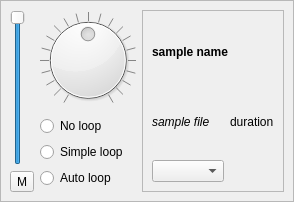
<?xml version="1.0" encoding="UTF-8"?>
<ui version="4.0">
 <class>SampleParams</class>
 <widget class="QWidget" name="SampleParams">
  <property name="geometry">
   <rect>
    <x>0</x>
    <y>0</y>
    <width>294</width>
    <height>202</height>
   </rect>
  </property>
  <property name="windowTitle">
   <string>Form</string>
  </property>
  <layout class="QHBoxLayout" name="horizontalLayout_2">
   <property name="margin">
    <number>0</number>
   </property>
   <item>
    <widget class="QFrame" name="theFrame">
     <property name="focusPolicy">
      <enum>Qt::StrongFocus</enum>
     </property>
     <property name="styleSheet">
      <string notr="true">QFrame:focus {
	background-color: rgb(0, 170, 200);
}</string>
     </property>
     <property name="frameShape">
      <enum>QFrame::StyledPanel</enum>
     </property>
     <property name="frameShadow">
      <enum>QFrame::Raised</enum>
     </property>
     <layout class="QHBoxLayout" name="horizontalLayout">
      <property name="margin">
       <number>9</number>
      </property>
      <item>
       <layout class="QVBoxLayout" name="verticalLayout_2">
        <item>
         <widget class="QSlider" name="volumeSlider">
          <property name="toolTip">
           <string>Volume</string>
          </property>
          <property name="maximum">
           <number>100</number>
          </property>
          <property name="value">
           <number>100</number>
          </property>
          <property name="orientation">
           <enum>Qt::Vertical</enum>
          </property>
         </widget>
        </item>
        <item>
         <widget class="QToolButton" name="muteButton">
          <property name="text">
           <string>M</string>
          </property>
          <property name="checkable">
           <bool>true</bool>
          </property>
         </widget>
        </item>
       </layout>
      </item>
      <item>
       <layout class="QVBoxLayout" name="verticalLayout">
        <item>
         <widget class="QDial" name="panDial">
          <property name="sizePolicy">
           <sizepolicy hsizetype="Maximum" vsizetype="Maximum">
            <horstretch>0</horstretch>
            <verstretch>0</verstretch>
           </sizepolicy>
          </property>
          <property name="minimumSize">
           <size>
            <width>50</width>
            <height>50</height>
           </size>
          </property>
          <property name="toolTip">
           <string>Pan</string>
          </property>
          <property name="minimum">
           <number>-100</number>
          </property>
          <property name="maximum">
           <number>100</number>
          </property>
          <property name="notchTarget">
           <double>10.000000000000000</double>
          </property>
          <property name="notchesVisible">
           <bool>true</bool>
          </property>
         </widget>
        </item>
        <item>
         <widget class="QRadioButton" name="noLoopRadio">
          <property name="text">
           <string>No loop</string>
          </property>
         </widget>
        </item>
        <item>
         <widget class="QRadioButton" name="simpleLoopRadio">
          <property name="text">
           <string>Simple loop</string>
          </property>
         </widget>
        </item>
        <item>
         <widget class="QRadioButton" name="autoLoopRadio">
          <property name="text">
           <string>Auto loop</string>
          </property>
         </widget>
        </item>
        <item>
         <spacer name="verticalSpacer">
          <property name="sizePolicy">
           <sizepolicy hsizetype="Minimum" vsizetype="Minimum">
            <horstretch>0</horstretch>
            <verstretch>0</verstretch>
           </sizepolicy>
          </property>
          <property name="orientation">
           <enum>Qt::Vertical</enum>
          </property>
          <property name="sizeHint" stdset="0">
           <size>
            <width>20</width>
            <height>0</height>
           </size>
          </property>
         </spacer>
        </item>
       </layout>
      </item>
      <item>
       <widget class="QFrame" name="frame">
        <property name="sizePolicy">
         <sizepolicy hsizetype="Expanding" vsizetype="Preferred">
          <horstretch>0</horstretch>
          <verstretch>0</verstretch>
         </sizepolicy>
        </property>
        <property name="frameShape">
         <enum>QFrame::StyledPanel</enum>
        </property>
        <property name="frameShadow">
         <enum>QFrame::Sunken</enum>
        </property>
        <layout class="QGridLayout" name="gridLayout">
         <item row="0" column="0" colspan="2">
          <widget class="QLabel" name="namLabel">
           <property name="font">
            <font>
             <weight>75</weight>
             <bold>true</bold>
            </font>
           </property>
           <property name="text">
            <string>sample name</string>
           </property>
          </widget>
         </item>
         <item row="1" column="0">
          <widget class="QLabel" name="filenameLabel">
           <property name="font">
            <font>
             <italic>true</italic>
            </font>
           </property>
           <property name="text">
            <string>sample file</string>
           </property>
          </widget>
         </item>
         <item row="1" column="1">
          <widget class="QLabel" name="durationLabel">
           <property name="text">
            <string>duration</string>
           </property>
          </widget>
         </item>
         <item row="2" column="0">
          <widget class="QComboBox" name="keyCombo"/>
         </item>
        </layout>
       </widget>
      </item>
     </layout>
    </widget>
   </item>
  </layout>
 </widget>
 <resources/>
 <connections/>
</ui>
